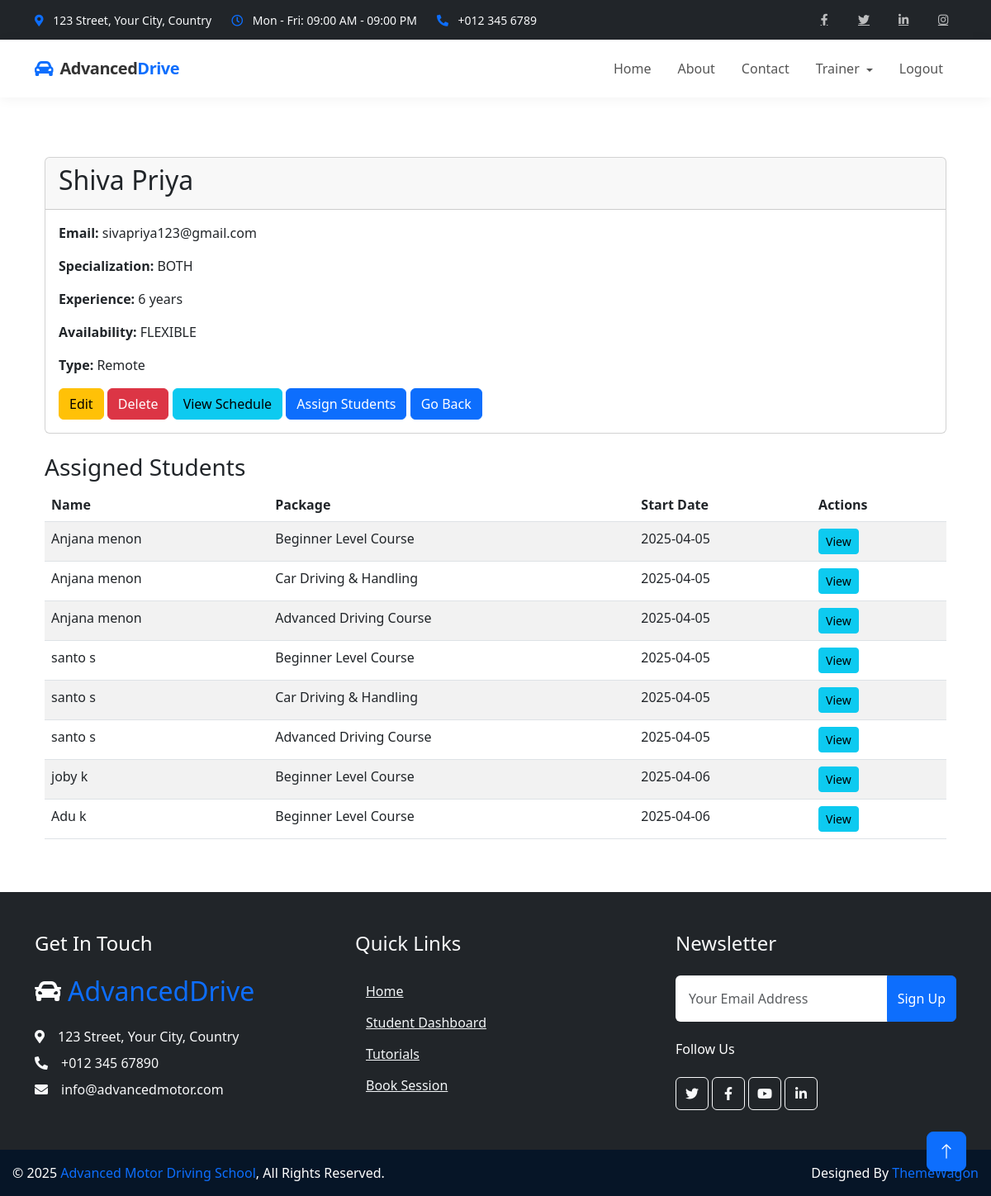
The app's page /trainer/1/ (signed in) with its own data.
### trainers/models.py (models this page shows, shortened)
class Trainer(models.Model):
    user = models.OneToOneField(
        settings.AUTH_USER_MODEL,
        on_delete=models.CASCADE,
        related_name='driving_trainer_profile'
    )
    SPECIALIZATION_CHOICES = [
        ('CAR', 'Car'),
        ('SCOOTY', 'Scooty'),
        ('BOTH', 'Both Car and Scooty'),
        ('OTHER', 'Other')
    ]
    specialization = models.CharField(
        max_length=10,
        choices=SPECIALIZATION_CHOICES,
        default='BOTH'
    )
    experience = models.PositiveIntegerField(
        validators=[MinValueValidator(0)],
        default=0,
        help_text="Years of experience as a driving trainer"
    )
    AVAILABILITY_CHOICES = [
        ('WEEKDAY', 'Weekdays Only'),
        ('WEEKEND', 'Weekends Only'),
        ('MORNING', 'Morning Shifts Only'),
        ('EVENING', 'Evening Shifts Only'),
        ('FLEXIBLE', 'Flexible Schedule'),
        ('CUSTOM', 'Custom Schedule')
    ]
    availability = models.CharField(
        max_length=10,
        choices=AVAILABILITY_CHOICES,
        default='FLEXIBLE'
    )
    is_remote = models.BooleanField(
        default=False,
        help_text="Whether this trainer provides remote training services"
    )
    service_area = models.CharField(
        max_length=255,
        blank=True,
        null=True,
        help_text="Geographic areas where remote training is available"
    )
    max_students = models.PositiveIntegerField(
        default=10,
        validators=[MinValueValidator(1)],
        help_text="Maximum number of students this trainer can handle at once"
    )
    date_joined = models.DateField(
        default=timezone.now,
        help_text="Date when the trainer joined the driving school"
    )
    license_number = models.CharField(
        max_length=50,
        blank=True,
        null=True,
        help_text="Trainer's driving license number"
    )
    notes = models.TextField(
        blank=True,
        null=True,
        help_text="Additional notes about the trainer"
    )
    is_active = models.BooleanField(
        default=True,
        help_text="Whether this trainer is currently active"
    )
    class Meta:
        ordering = ['-experience', 'user__last_name']

### students/models.py (models this page shows, shortened)
class StudentPackage(models.Model):
    student = models.ForeignKey(Student, on_delete=models.CASCADE, related_name='packages')
    package = models.ForeignKey(TrainingPackage, on_delete=models.CASCADE)
    purchase_date = models.DateTimeField(auto_now_add=True)
    payment_status = models.BooleanField(default=False)
    remaining_sessions = models.PositiveIntegerField()

class Student(models.Model):
    STUDENT_TYPES = (
        ('local', 'Local Student'),
        ('remote', 'Remote Student'),
    )
    user = models.OneToOneField(
        settings.AUTH_USER_MODEL,
        on_delete=models.CASCADE,
        related_name='student_profile'
    )
    trainer = models.ForeignKey(
        Trainer,
        on_delete=models.SET_NULL,
        null=True,
        blank=True,
        related_name='student_set'
    )
    vehicle = models.ForeignKey(
        Vehicle,
        on_delete=models.SET_NULL,
        null=True,
        blank=True,
        related_name='student_assignments'
    )
    address = models.TextField()
    phone_number = models.CharField(max_length=15)
    emergency_contact = models.CharField(max_length=15, blank=True, null=True)
    student_type = models.CharField(max_length=10, choices=STUDENT_TYPES, default='local')
    registration_date = models.DateTimeField(auto_now_add=True)
    has_purchased_session = models.BooleanField(default=False)

class TrainingPackage(models.Model):
    course = models.ForeignKey(Course, on_delete=models.CASCADE, related_name='packages',null=True, blank=True)
    name = models.CharField(max_length=100)
    description = models.TextField()
    vehicle_type = models.CharField(max_length=10, choices=Vehicle.VEHICLE_TYPES)
    sessions = models.PositiveIntegerField()
    price = models.DecimalField(max_digits=10, decimal_places=2)

### trainers/views.py (the view)
# urls.py: path('<int:trainer_id>/', views.trainer_detail, name='trainer_detail'),
@login_required
def trainer_detail(request, trainer_id):
    trainer = get_object_or_404(Trainer, id=trainer_id)
    assigned_students = StudentPackage.objects.filter(
        student__trainer=trainer  # Assuming the Student model has a 'trainer' foreign key
    ).select_related('student__user', 'package')  # Eager load related 'user' and 'package'
    return render(request, 'trainers/trainer_detail.html', {
        'trainer': trainer,
        'assigned_students': assigned_students
    })

### trainers/templates/trainers/trainer_detail.html
{% extends 'base.html' %}
{% block content %}
<div class="container mt-4">
    <div class="card">
        <div class="card-header">
            <h2>{{ trainer.user.get_full_name }}</h2>
        </div>
        <div class="card-body">
            <p><strong>Email:</strong> {{ trainer.user.email }}</p>
            <p><strong>Specialization:</strong> {{ trainer.specialization }}</p>
            <p><strong>Experience:</strong> {{ trainer.experience }} years</p>
            <p><strong>Availability:</strong> {{ trainer.availability }}</p>
            <p><strong>Type:</strong> {% if trainer.is_remote %}Remote{% else %}Local{% endif %}</p>
            <div class="mt-3">
                <a href="{% url 'trainers:trainer_update' trainer.id %}" class="btn btn-warning">Edit</a>
                <a href="{% url 'trainers:trainer_delete' trainer.id %}" class="btn btn-danger">Delete</a>
                <a href="{% url 'trainers:trainer_schedule' trainer.id %}" class="btn btn-info">View Schedule</a>
                <a href="{% url 'trainers:students_to_assign' trainer.id %}" class="btn btn-primary">Assign Students</a>
                <a href="{% url 'trainers:trainer_list'%}" class="btn btn-primary">Go Back</a>
            </div>
        </div>
    </div>
    <div class="mt-4">
        <h3>Assigned Students</h3>
        {% if assigned_students %}
        <table class="table table-striped">
            <thead>
                <tr>
                    <th>Name</th>
                    <th>Package</th>
                    <th>Start Date</th>
                    <th>Actions</th>
                </tr>
            </thead>
            <tbody>
                {% for sp in assigned_students %}
                    <tr>
                        <td>{{ sp.student.user.get_full_name }}</td>
                        <td>{{ sp.package.name }}</td>
                        <td>{{ sp.purchase_date|date:"Y-m-d" }}</td>
                        <td>
                            <a href="{% url 'students:student_detail' sp.student.id %}" class="btn btn-sm btn-info">View</a>
                        </td>
                    </tr>
                {% endfor %}
            </tbody>
        </table>
        {% else %}
        <p>No students assigned to this trainer.</p>
        {% endif %}
    </div>
</div>
{% endblock %}

### static/css/style.css (style rules this page uses)
:root { --primary: #F3BD00; --secondary: #757575; --light: #F3F6F8; --dark: #0C2B4B; }
.btn { font-weight: 500; transition: .5s; }
.btn.btn-primary, .btn.btn-outline-primary:hover { color: #FFFFFF; }

### templates/base.html (style rules this page uses)
html, body { height: 100%; margin: 0; padding: 0; display: flex; flex-direction: column; }

### records on screen
Trainer: user.get_full_name "Shiva Priya", user.email "sivapriya123@gmail.com", specialization "BOTH", experience "6", availability "FLEXIBLE"
StudentPackage: student.user.get_full_name "Anjana menon", package.name "Beginner Level Course", purchase_date "2025-04-05"
StudentPackage: student.user.get_full_name "Anjana menon", package.name "Car Driving & Handling", purchase_date "2025-04-05"
StudentPackage: student.user.get_full_name "Anjana menon", package.name "Advanced Driving Course", purchase_date "2025-04-05"
StudentPackage: student.user.get_full_name "santo s", package.name "Beginner Level Course", purchase_date "2025-04-05"
StudentPackage: student.user.get_full_name "santo s", package.name "Car Driving & Handling", purchase_date "2025-04-05"
StudentPackage: student.user.get_full_name "santo s", package.name "Advanced Driving Course", purchase_date "2025-04-05"
StudentPackage: student.user.get_full_name "joby k", package.name "Beginner Level Course", purchase_date "2025-04-06"
StudentPackage: student.user.get_full_name "Adu k", package.name "Beginner Level Course", purchase_date "2025-04-06"
